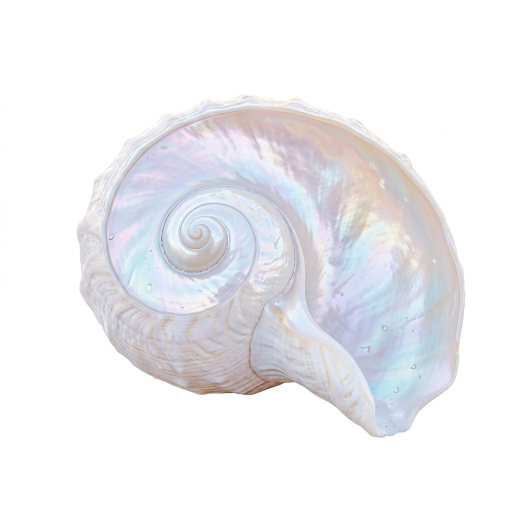
#> input picture assets/spiral-shell.png, 1024 x 1024 px (shown at 1/2 size)
$ python prepare_shell.py
#> lines starting #> are read from the running program, lines starting #| are printed output that depends on the picture; after the words box and inside, x2 and y2 are one past the last pixel; in counts of white or black regions, pixels touching at a corner belong together
"""Remove edge-connected white background while preserving nacre highlights."""
from collections import deque
from pathlib import Path
import numpy as np
from PIL import Image, ImageFilter
root = Path(__file__).resolve().parents[1]
im = Image.open(root/'assets/spiral-shell.png').convert('RGB')
#> im is the input picture: PIL image 1024x1024 RGB; mean R, G, B 238, 238, 241
a = np.array(im)
background = a.min(axis=2) >= 246
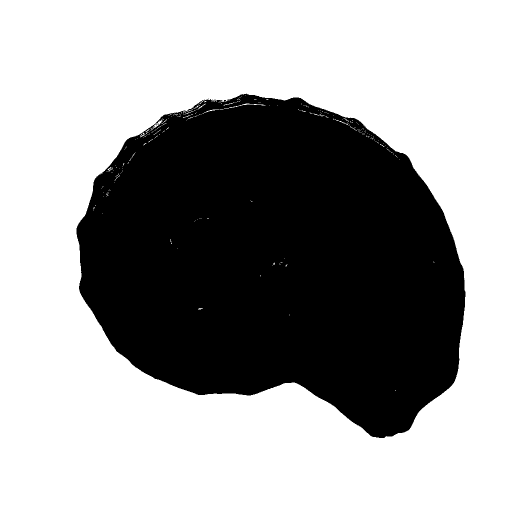
#> background: shape (1024, 1024) bool (shown at 1/2 size); 62.8% white; 8 black regions (7 under 20 px), largest, box (x1, y1, x2, y2) and area: (153, 187, 931, 876) 390400
h,w = background.shape
#> h = 1024; w = 1024
seen = np.zeros((h,w), dtype=bool)
queue = deque()
for y,x in [(0,x) for x in range(w)]+[(h-1,x) for x in range(w)]+[(y,0) for y in range(h)]+[(y,w-1) for y in range(h)]:
    if background[y,x] and not seen[y,x]:
        seen[y,x]=True;queue.append((y,x))
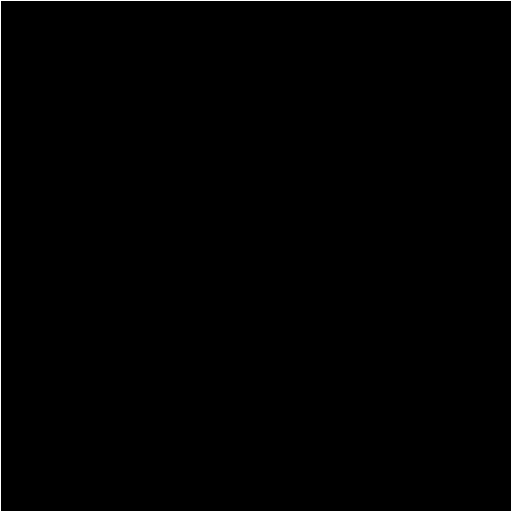
#> seen: shape (1024, 1024) bool (shown at 1/2 size); 0.39% white in thin lines or dots
while queue:
    y,x=queue.popleft()
    for yy,xx in [(y-1,x),(y+1,x),(y,x-1),(y,x+1)]:
        if 0<=yy<h and 0<=xx<w and background[yy,xx] and not seen[yy,xx]:
            seen[yy,xx]=True;queue.append((yy,xx))
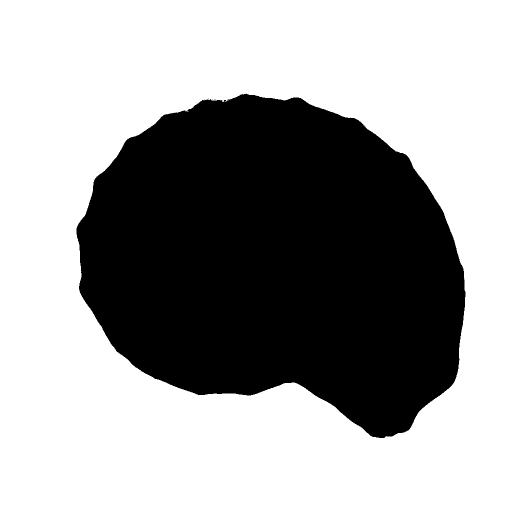
#> seen: shape (1024, 1024) bool (shown at 1/2 size); 62.7% white; 6 black regions (5 under 20 px), largest, box (x1, y1, x2, y2) and area: (153, 187, 931, 876) 391595
alpha=Image.fromarray(np.uint8(~seen)*255).filter(ImageFilter.GaussianBlur(.65))
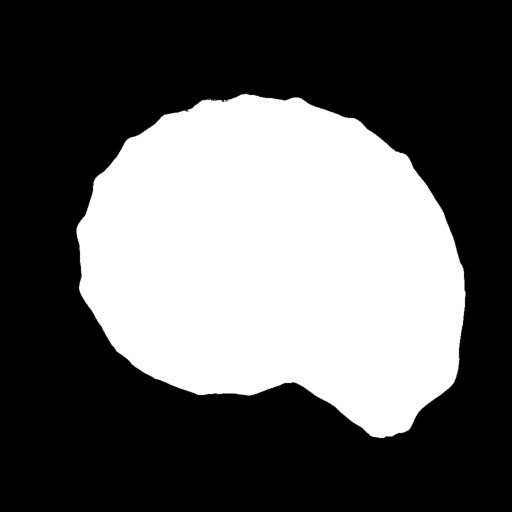
#> alpha: PIL image 1024x1024 L (shown at 1/2 size); min 0, max 255, mean 95.2
im.putalpha(alpha)
#> im: PIL image 1024x1024 RGBA
im.save(root/'assets/spiral-shell-cutout.png')
